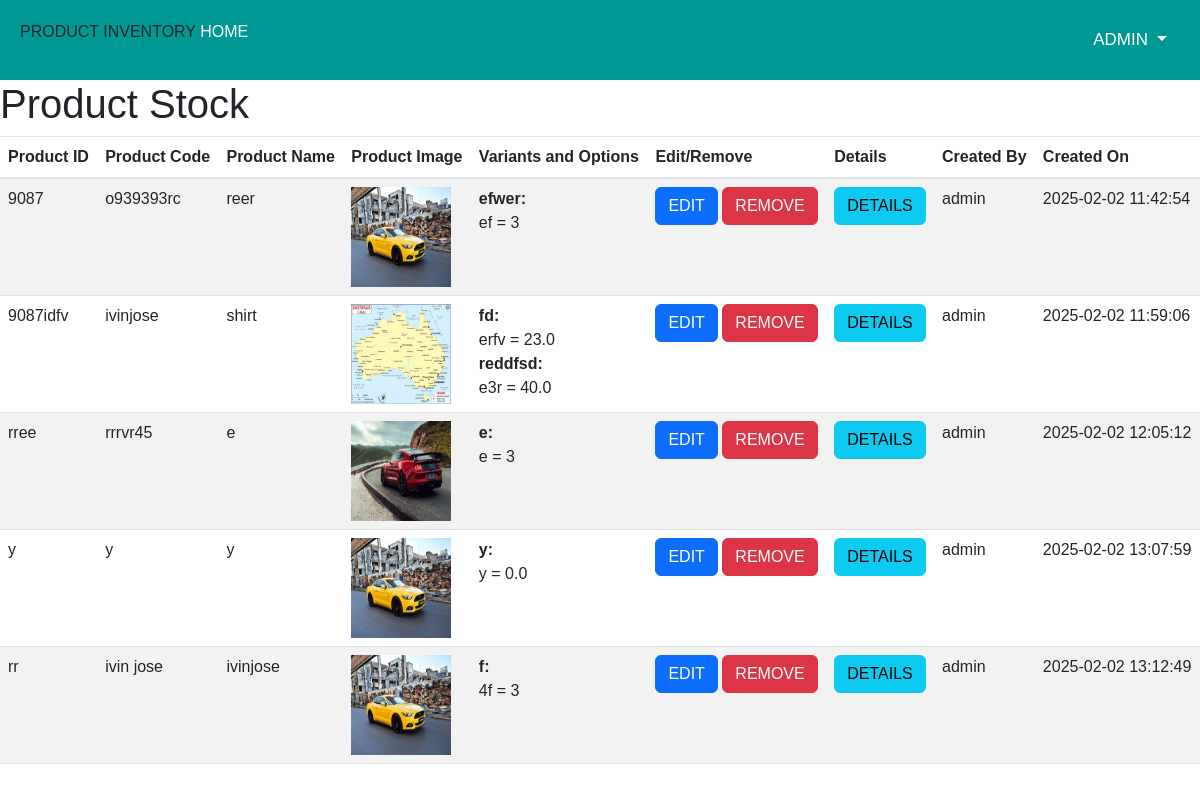
Page /view-stock (signed in) on the committed database.
### main.py (models this page shows)
class Product(db.Model):
    __tablename__ = 'products'
    id = db.Column(db.String(36), primary_key=True, default=lambda: str(uuid.uuid4()))
    ProductID = db.Column(db.BigInteger, unique=True, nullable=False)
    ProductCode = db.Column(db.String(255), unique=True, nullable=False)
    ProductName = db.Column(db.String(255), nullable=False)
    ProductImage = db.Column(db.String(255), nullable=True)
    CreatedDate = db.Column(db.DateTime, nullable=False, default=db.func.current_timestamp())
    UpdatedDate = db.Column(db.DateTime, nullable=True, onupdate=db.func.current_timestamp())
    CreatedUser = db.Column(db.String(36), db.ForeignKey('auth_users.id'), nullable=False)
    IsFavourite = db.Column(db.Boolean, default=False)
    Active = db.Column(db.Boolean, default=True)
    HSNCode = db.Column(db.String(255), nullable=True)
    TotalStock = db.Column(db.Numeric(20,8), nullable=True, default=0.00)
    __table_args__ = (db.UniqueConstraint('ProductCode', 'ProductID', name='unique_product_constraint'),)

class ProductImage(db.Model):
    __tablename__ = 'product_images'
    id = db.Column(db.String(36), primary_key=True, default=lambda: str(uuid.uuid4()))
    Product = db.Column(db.String(36), db.ForeignKey('products.id'), nullable=False)
    ImageURL = db.Column(db.String(255), nullable=False)
    CreatedDate = db.Column(db.DateTime, nullable=False, default=db.func.current_timestamp())
    UpdatedDate = db.Column(db.DateTime, nullable=True, onupdate=db.func.current_timestamp())

class ProductVariant(db.Model):
    __tablename__ = 'product_varients'
    id = db.Column(db.String(36), primary_key=True, default=lambda: str(uuid.uuid4()))
    Product = db.Column(db.String(36), db.ForeignKey('products.id'), nullable=False)
    VariantName = db.Column(db.String(255), nullable=False)
    CreatedDate = db.Column(db.DateTime, nullable=False, default=db.func.current_timestamp())
    UpdatedDate = db.Column(db.DateTime, nullable=True, onupdate=db.func.current_timestamp())

class ProductVariantOption(db.Model):
    __tablename__ = 'product_varient_options'
    id = db.Column(db.String(36), primary_key=True, default=lambda: str(uuid.uuid4()))
    Variant = db.Column(db.String(36), db.ForeignKey('product_varients.id'), nullable=False)
    quantity = db.Column(db.String(36), db.ForeignKey('product_varients.id'), nullable=False)
    OptionName = db.Column(db.String(255), nullable=False)
    CreatedDate = db.Column(db.DateTime, nullable=False, default=db.func.current_timestamp())
    UpdatedDate = db.Column(db.DateTime, nullable=True, onupdate=db.func.current_timestamp())

### main.py (the view)
@app.route('/view-stock')
def view_stock():
    if 'loggedin' in session:
        products = Product.query.all()
        product_data = []
        for product in products:
            variants = ProductVariant.query.filter_by(Product=product.id).all()
            variant_data = []
            for variant in variants:
                options = ProductVariantOption.query.filter_by(Variant=variant.id).all()
                option_data = []
                for option in options:
                    option_data.append({
                        "option_name": option.OptionName,
                        "quantity": option.quantity  # Fetch the quantity field
                    })
                variant_data.append({
                    "variant_name": variant.VariantName,
                    "options": option_data
                })
            product_images = ProductImage.query.filter_by(Product=product.id).all()
            image_urls = [img.ImageURL for img in product_images]
            created_user = product.CreatedUser  # Assuming 'CreatedUser' stores the user ID of the product creator
            created_date = product.CreatedDate.strftime('%Y-%m-%d %H:%M:%S') if product.CreatedDate else None
            product_data.append({
                "id":product.id,
                "product_id": product.ProductID,
                "product_code": product.ProductCode,
                "product_name": product.ProductName,
                "product_image": image_urls,
                "variants": variant_data,
                "created_user": created_user,  # Add this field to display the creator's user ID
                "created_date": created_date  # Add this field to display the creation date
            })
        return render_template('view_stock.html', products=product_data)
    else:
        return render_template('login.html')

### templates/view_stock.html (shortened to what this page needs)
{% extends 'base.html' %}
{% block content %}
<!DOCTYPE html>
<html lang="en">
<head>
</head>
<body>
    <h1>Product Stock</h1>
    {% if products %}
        <table class="table table-striped">
            <thead>
                <tr>
                    <th>Product ID</th>
                    <th>Product Code</th>
                    <th>Product Name</th>
                    <th>Product Image</th>
                    <th>Variants and Options</th>
                    <th>Edit/Remove</th>
                    <th>Details</th>
                    <th>Created By</th>
                    <th>Created On</th>
                </tr>
            </thead>
            <tbody>
                {% for product in products %}
                    <tr>
                        <td>{{ product.product_id }}</td>
                        <td>{{ product.product_code }}</td>
                        <td>{{ product.product_name }}</td>
                        <td><img src="{{ url_for('static', filename='uploads/' + product.product_image[0]) }}" alt="Product Image" width="100" height="100">
                        </td>
                        <td>
                            {% for variant in product.variants %}
                                <strong>{{ variant.variant_name }}:</strong><br>
                                {% for option in variant.options %}
                                    {{ option.option_name }} = {{ option.quantity }}<br>
                                {% endfor %}
                            {% endfor %}
                        </td>
                        <td>
                            <a href="/edit-product/{{ product.product_id }}" class="btn btn-primary">Edit</a>
                            <a href="/remove-product/{{ product.product_id }}" class="btn btn-danger">Remove</a>
                        </td>
                        <td>
                            <a href="{{ url_for('product_details', product_id=product.id) }}" class="btn btn-info">Details</a>
                        </td>
                        <td>{{ product.created_user }}</td>
                        <td>{{ product.created_date }}</td>
                    </tr>
                {% endfor %}
            </tbody>
        </table>
    {% else %}
        <p>No products available.</p>
    {% endif %}
</body>
</html>
{% endblock %}

### templates/base.html (shortened to what this page needs)
<!DOCTYPE html>
<html lang="en">
<head>
    <link rel="stylesheet" href="https://cdn.jsdelivr.net/npm/bootstrap@5.3.0/dist/css/bootstrap.min.css">
    <link rel="stylesheet" href="https://cdn.jsdelivr.net/npm/bootstrap@4.0.0/dist/css/bootstrap.min.css">
<link rel="stylesheet" href="https://cdn.jsdelivr.net/npm/bootstrap@5.3.0/dist/css/bootstrap.min.css">
    <link href="{{ url_for('static', filename='css/style.css') }}" rel="stylesheet">
</head>
<nav class="nvbr" style="">
    <div class="logo">
        PRODUCT INVENTORY
        <a href="{{ url_for('home') }}" id="" style="color: white !important;">
            Home
        </a>
    </div>
    <div>
        {% if 'loggedin' in session %}
        <div class="dropdown">
            <a class="btn nav-user dropdown-toggle" href="#" id="dropdownMenuButton1" data-bs-toggle="dropdown" aria-expanded="false" style="color: white !important;">
                {{ session['username'] }}
            </a>
        </div>
        {% endif %}
</nav>
{% block content %}{% endblock %}

### static/css/style.css (style rules this page uses)
* { margin: 0px; padding: 0px; }
body { font-family: 'Rubik', sans-serif; }
a, a:hover, a:focus { text-decoration: none; }
:root { --extradarkbg :#004846; --darkbg: #009894; --lightbg: #02a5a5; --fontcolor: #01564d; --white: white; }
a { color: white; text-transform: uppercase; }
.nvbr { background: var(--darkbg); display: flex; flex-direction: row; justify-content: space-between; padding: 20px; z-index: 40; position: relative; }
.nav-user { color: var(--c4) !important; font-size: 17px !important; text-transform: uppercase !important; }

### templates/base.html (style rules this page uses)
.logo { margin-right: 20px; }

### rows in the picture
Product: product_id "9087", product_code "o939393rc", product_name "reer", ImageURL (picture), created_user "admin", created_date "2025-02-02 11:42:54"
ProductVariant: variant_name "efwer"
ProductVariantOption: option_name "ef", quantity "3"
Product: product_id "9087idfv", product_code "ivinjose", product_name "shirt", ImageURL (picture), created_user "admin", created_date "2025-02-02 11:59:06"
ProductVariant: variant_name "fd"
ProductVariantOption: option_name "erfv", quantity "23.0"
ProductVariant: variant_name "reddfsd"
ProductVariantOption: option_name "e3r", quantity "40.0"
Product: product_id "rree", product_code "rrrvr45", product_name "e", ImageURL (picture), variant_name "e", option_name "e", quantity "3", created_user "admin", created_date "2025-02-02 12:05:12"
Product: product_id "y", product_code "y", product_name "y", ImageURL (picture), variant_name "y", created_user "admin", created_date "2025-02-02 13:07:59"
ProductVariantOption: option_name "y", quantity "0.0"
Product: product_id "rr", product_code "ivin jose", product_name "ivinjose", ImageURL (picture), variant_name "f", created_user "admin", created_date "2025-02-02 13:12:49"
ProductVariantOption: option_name "4f", quantity "3"

### other values in the picture
{{ session['username'] }} "ADMIN"
